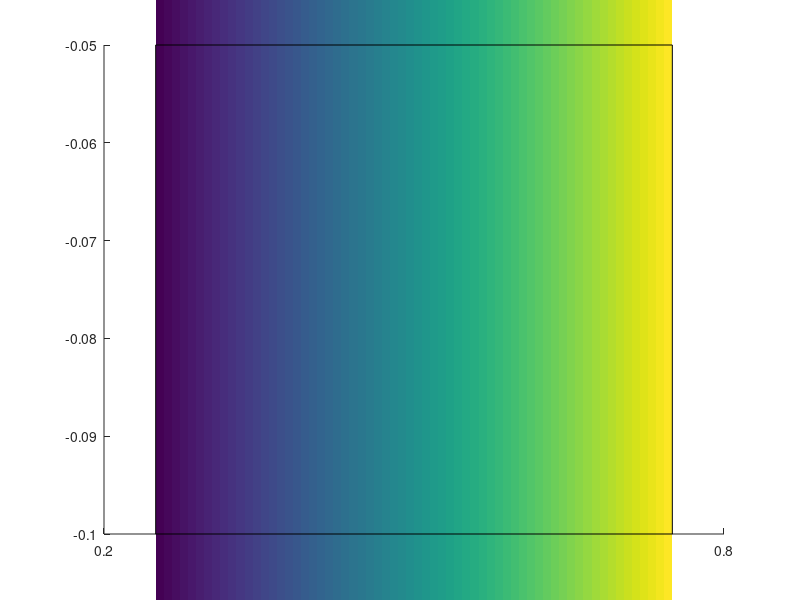

This figure's MATLAB source: (Note: this script raises an error after producing the figure.)
% Scale bar
function [ h1, h2 ] = colorscale( varargin )

% size
str = '';
orientation = 'b';
x = get( gca, 'XLim' );
y = get( gca, 'YLim' );
x = x(1) + [ .25 .75 ] * ( x(2) - x(1) );
y = y(1) - [ .1  .05 ] * ( y(2) - y(1) );
if nargin >= 1, str = varargin{1}; end
if nargin >= 2, x = varargin{2}; end
if nargin >= 3, y = varargin{3}; end
if nargin >= 4, orientation = varargin{4}; end
x = x(:)';
y = y(:)';

% color image
fg = get( gcf, 'DefaultTextColor' );
cmap = colormap;
clim = caxis;
folded = -clim(1) == clim(2) && all( all( cmap == cmap(end:-1:1,:) ) );
dc = ( clim(2) - clim(1) ) / ( length( cmap ) - 1 );
if folded, clim(1) = 0; end
hold on
if any( strcmp( orientation, { 'l' 'r' } ) )
  xx = x + [ 1 -1 ] * ( x(2) - x(1) ) / 3;
  yy = y + [ 1 -1 ] * .5 * ( y(2) - y(1) ) / ( length( cmap ) - 1 );
  h1(1) = imagesc( xx, yy, [ clim(1):dc:clim(2) ]' );
else
  yy = y + [ 1 -1 ] * ( y(2) - y(1) ) / 3;
  xx = x + [ 1 -1 ] * .5 * ( x(2) - x(1) ) / ( length( cmap ) - 1 );
  h1(1) = imagesc( xx, yy, clim(1):dc:clim(2) );
end
h1(2) = plot( x([1 1 2 2 1]), y([1 2 2 1 1]), 'Color', fg );
set( h1, 'Clipping', 'off', 'HitTest', 'off' )
if nargout < 1, clear h1, end

% text
w = [ 1 .5 0; 0 .5 1 ];
h = .33 * [ -1 -1 -1; 1 1 1 ];
switch orientation
case 'b', x = x * w; y = y(1) - y * h; ver = 'top';    rot = 0;
case 't', x = x * w; y = y(2) + y * h; ver = 'bottom'; rot = 0;
case 'l', y = y * w; x = x(1) - x * h; ver = 'bottom'; rot = 90;
case 'r', y = y * w; x = x(2) + x * h; ver = 'top';    rot = 90;
otherwise, error
end
h2 = text( x, y, { num2str(clim(1)) str num2str(clim(2)) } )';
set( h2, 'Hor', 'center', 'Ver', ver, 'Rot', rot, 'Clipping', 'off', 'HitTest', 'off' )
if nargout < 2, clear h2, end
